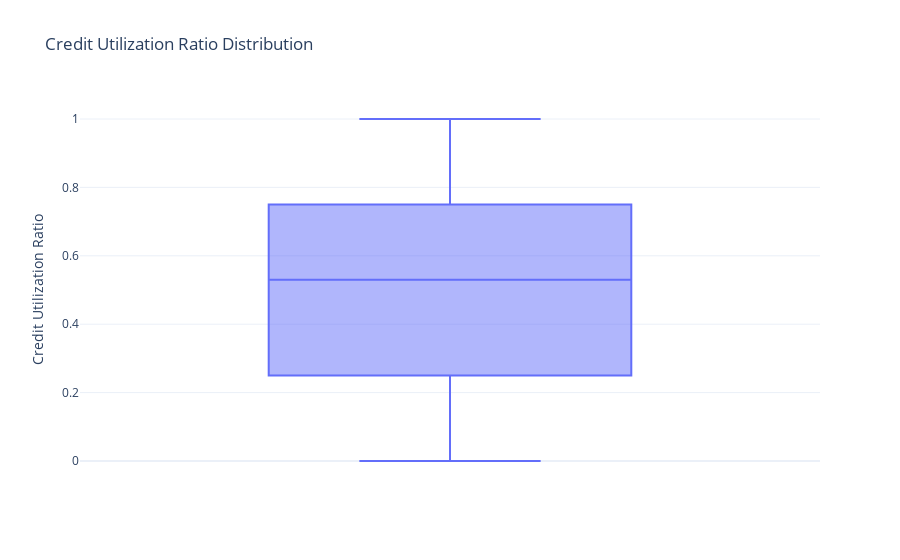

Notebook code for this chart:
### Markdown cell above
Distribution of the credit utilization ratio in the data

### Code cell
credit_utilization_fig = px.box(data, y='Credit Utilization Ratio',title='Credit Utilization Ratio Distribution')
credit_utilization_fig.show()

### Figure 1 — Plotly figure (JSON) as saved in the notebook; plotly's stock layout.template omitted (floating-point values rounded to 4 significant figures; data arrays with more than 128 entries replaced by an {"elided": "..."} marker saying what was removed)
{"data": [{"alignmentgroup": "True", "hovertemplate": "Credit Utilization Ratio=%{y}<extra></extra>", "legendgroup": "", "marker": {"color": "#636efa"}, "name": "", "notched": false, "offsetgroup": "", "orientation": "v", "showlegend": false, "type": "box", "x0": " ", "xaxis": "x", "y": {"elided": "1000 float values"}, "y0": " ", "yaxis": "y"}], "layout": {"boxmode": "group", "legend": {"tracegroupgap": 0}, "title": {"text": "Credit Utilization Ratio Distribution"}, "xaxis": {"anchor": "y", "domain": [0, 1]}, "yaxis": {"anchor": "x", "domain": [0, 1], "title": {"text": "Credit Utilization Ratio"}}}}
